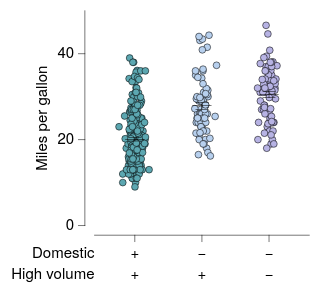

Write a Vega-Lite specification for this figure.
### Vega-Lite specification from a JSON file in a GitHub repository (floating-point values rounded to 4 significant figures; data arrays with more than 128 entries replaced by an {"elided": "..."} marker saying what was removed)
{"background": null, "config": {"arc": {"fill": "#DBDBDB", "fillOpacity": 1.0, "innerRadius": 25.0, "padAngle": 0.03, "stroke": "black", "strokeOpacity": 1, "strokeWidth": 0.25}, "area": {"fill": "#DBDBDB", "fillOpacity": 1.0, "stroke": "black", "strokeOpacity": 1, "strokeWidth": 0.25}, "axis": {"domain": true, "domainCap": "round", "domainColor": "black", "domainWidth": 0.25, "grid": false, "gridCap": "round", "gridColor": "#F1F1F1", "gridDash": [0, 0], "gridOpacity": 1.0, "gridWidth": 0.25, "labelColor": "black", "labelFont": "Helvetica Neue, HelveticaNeue, Helvetica, Arial, sans-serif", "labelFontSize": 7, "labelFontStyle": "normal", "labelFontWeight": 400, "offset": 4.5, "ticks": true, "tickCap": "round", "tickColor": "black", "tickRound": false, "tickSize": 3, "tickWidth": 0.25, "titleColor": "black", "titleFont": "Helvetica Neue, HelveticaNeue, Helvetica, Arial, sans-serif", "titleFontSize": 7, "titleFontStyle": "normal", "titleFontWeight": 400}, "axisX": {"domain": true, "labelAlign": "center", "labelAngle": 0, "labels": true, "ticks": true, "translate": 0}, "axisY": {"domain": true, "labelAlign": "right", "labelAngle": 0, "labels": true, "ticks": true, "translate": 0}, "axisRight": {"domain": true, "labelAlign": "left", "labelAngle": 0, "labels": true, "ticks": true, "translate": 0}, "axisTop": {"domain": true, "labelAlign": "center", "labelAngle": 0, "labels": true, "ticks": true, "translate": 0}, "axisBand": {"tickOffset": 0}, "bar": {"fill": "#DBDBDB", "fillOpacity": 1.0, "stroke": "black", "strokeOpacity": 1, "strokeWidth": 0.25}, "boxplot": {"size": 9.0, "ticks": {"cornerRadius": 0.25, "fill": "black", "opacity": 1, "size": 4.5, "thickness": 0.25}, "box": {"fillOpacity": 1.0, "stroke": "black", "strokeOpacity": 1, "strokeWidth": 0.25}, "median": {"cornerRadius": 0, "fill": "black", "fillOpacity": 1.0, "opacity": 1, "size": 9.0, "thickness": 0.25}, "rule": {"fill": "black", "fillOpacity": 1.0, "size": 10.0, "stroke": "black", "strokeDash": [0, 0], "strokeOpacity": 1, "strokeWidth": 0.25}, "outliers": {"color": "black", "fill": "black", "fillOpacity": 1.0, "size": 0, "stroke": "black", "strokeOpacity": 1, "strokeWidth": 0.25}}, "circle": {"fill": "black", "fillOpacity": 1.0, "size": 1.25, "stroke": null, "strokeOpacity": 1, "strokeWidth": 0.25}, "errorband": {"band": {"fillOpacity": 0.6, "stroke": null, "strokeWidth": 0.25, "strokeOpacity": 1}, "borders": {"opacity": 0, "strokeOpacity": 0.25, "strokeWidth": 1}}, "errorbar": {"opacity": 1, "rule": {"strokeDash": [0, 0], "strokeWidth": 0.25}, "ticks": {"color": "black", "cornerRadius": 0.125, "opacity": 1, "size": 6.0, "thickness": 0.25}, "thickness": 0.25}, "font": "Helvetica Neue, HelveticaNeue, Helvetica, Arial, sans-serif", "geoshape": {"fill": "#DBDBDB", "fillOpacity": 1.0, "stroke": "black", "strokeOpacity": 1, "strokeWidth": 0.25}, "header": {"labelColor": "black", "labelFont": "Helvetica Neue, HelveticaNeue, Helvetica, Arial, sans-serif", "labelFontSize": 7, "labelFontStyle": "normal", "labelFontWeight": 400, "titleColor": "black", "titleFont": "Helvetica Neue, HelveticaNeue, Helvetica, Arial, sans-serif", "titleFontSize": 7, "titleFontStyle": "normal", "titleFontWeight": 400, "titlePadding": 0}, "legend": {"disable": false, "offset": 4.5, "titlePadding": 4, "labelOffset": 2, "gradientLabelOffset": 2, "gradientLength": 50.0, "gradientThickness": 5.0, "gradientOpacity": 1.0, "gradientStrokeColor": "black", "gradientStrokeWidth": 0.25, "labelColor": "black", "labelFont": "Helvetica Neue, HelveticaNeue, Helvetica, Arial, sans-serif", "labelFontSize": 7, "labelFontStyle": "normal", "labelFontWeight": 400, "strokeColor": "black", "strokeWidth": 0, "symbolSize": 42, "symbolStrokeColor": "black", "symbolStrokeWidth": 0.25, "titleColor": "black", "titleFont": "Helvetica Neue, HelveticaNeue, Helvetica, Arial, sans-serif", "titleFontSize": 7, "titleFontStyle": "normal", "titleFontWeight": 400}, "line": {"color": "black", "stroke": "black", "strokeCap": "butt", "strokeDash": [0, 0], "strokeOpacity": 1, "strokeWidth": 0.5}, "point": {"filled": true, "fill": "#DBDBDB", "fillOpacity": 1.0, "size": 5.0, "stroke": "black", "strokeOpacity": 1, "strokeWidth": 0.25}, "range": {"category": ["#5CA7B1", "#B7D0EE", "#B7B3E4", "#B3DAB5", "#F5E1B3", "#3D727B", "#809DC7", "#867DAC", "#80A988", "#CBB17A", "#204148", "#546B94", "#584C77", "#507B5F", "#9D824D"], "diverging": {"scheme": ["#6F572A", "#876E43", "#9E875F", "#B5A17F", "#CABBA2", "#DCD6CC", "#F4F1E9", "#C9D7DA", "#9DBFC6", "#78A5AF", "#558B96", "#36717C", "#1A5762"]}, "heatmap": {"scheme": ["#32022B", "#43044D", "#4C196E", "#4D338C", "#484DA6", "#3A68BB", "#1D83CA", "#1D9CCB", "#23B5C9", "#28CDC5", "#4DE0B4", "#91EE9F"]}, "ordinal": {"scheme": ["#F1F1F1", "#DBDBDB", "#C6C6C6", "#B2B2B2", "#9D9D9D", "#898989", "#767676", "#636363", "#515151", "#404040", "#2F2F2F", "#1F1F1F"]}, "ramp": {"scheme": ["#32022B", "#43044D", "#4C196E", "#4D338C", "#484DA6", "#3A68BB", "#1D83CA", "#1D9CCB", "#23B5C9", "#28CDC5", "#4DE0B4", "#91EE9F"]}}, "rule": {"color": "black", "stroke": "black", "strokeCap": "round", "strokeDash": [2, 2], "strokeOpacity": 1, "strokeWidth": 0.25}, "scale": {"bandPaddingInner": 0.1, "bandPaddingOuter": 0.1, "round": false}, "rect": {"fill": "#DBDBDB", "fillOpacity": 1.0, "stroke": "black", "strokeOpacity": 1, "strokeWidth": 0.25}, "square": {"fill": "#DBDBDB", "fillOpacity": 1.0, "size": 10.0, "stroke": "black", "strokeOpacity": 1, "strokeWidth": 0.25}, "text": {"color": "black", "font": "Helvetica Neue, HelveticaNeue, Helvetica, Arial, sans-serif", "fontSize": 7, "fontStyle": "normal", "fontWeight": 400}, "tick": {"color": "black", "cornerRadius": 0.125, "opacity": 1.0, "size": 9.0, "thickness": 0.25}, "title": {"anchor": "middle", "frame": "group", "color": "black", "font": "Helvetica Neue, HelveticaNeue, Helvetica, Arial, sans-serif", "fontSize": 7, "fontStyle": "normal", "fontWeight": 400, "subtitleColor": "black", "subtitleFont": "Helvetica Neue, HelveticaNeue, Helvetica, Arial, sans-serif", "subtitleFontSize": "Helvetica Neue, HelveticaNeue, Helvetica, Arial, sans-serif", "subtitleFontStyle": "normal", "subtitleFontWeight": 400}, "trail": {"color": "black", "opacity": 1, "size": 0.5}, "view": {"continuousWidth": 100, "continuousHeight": 100, "discreteWidth": 100, "discreteHeight": 100, "fill": null, "stroke": null, "strokeWidth": 0.25}}, "vconcat": [{"layer": [{"data": {"name": "data-5a85ede2053d4aec77293cfb476ae07b"}, "mark": {"type": "circle", "opacity": 1.0, "size": 10.0, "stroke": "black", "strokeOpacity": 1, "strokeWidth": 0.25}, "encoding": {"color": {"field": "Origin", "legend": null, "scale": {"domain": ["USA", "Europe", "Japan"]}, "sort": ["USA", "Europe", "Japan"], "title": null, "type": "nominal"}, "x": {"axis": {"labels": false, "title": null}, "field": "Origin", "scale": {"domain": ["USA", "Europe", "Japan"]}, "sort": ["USA", "Europe", "Japan"], "title": "Origin", "type": "nominal"}, "xOffset": {"field": "jitter_x", "scale": {"domain": [-7.33, 7.33], "range": [5.17, 19.83]}, "type": "quantitative"}, "y": {"field": "Miles_per_Gallon", "title": "Miles per gallon", "type": "quantitative"}}}, {"data": {"name": "data-64e7897fd8423deef5c97d660b6d3367"}, "mark": {"type": "errorbar"}, "encoding": {"x": {"axis": {"labels": false, "title": null}, "field": "Origin", "scale": {"domain": ["USA", "Europe", "Japan"]}, "sort": ["USA", "Europe", "Japan"], "title": "Origin", "type": "nominal"}, "y": {"field": "__mean", "title": "Miles per gallon", "type": "quantitative"}, "yError": {"field": "__error"}}}, {"data": {"name": "data-64e7897fd8423deef5c97d660b6d3367"}, "mark": {"type": "tick"}, "encoding": {"x": {"axis": {"labels": false, "title": null}, "field": "Origin", "scale": {"domain": ["USA", "Europe", "Japan"]}, "sort": ["USA", "Europe", "Japan"], "title": "Origin", "type": "nominal"}, "y": {"field": "__mean", "title": "Miles per gallon", "type": "quantitative"}}}]}, {"layer": [{"data": {"name": "data-55288b6e323762ec78afe05ee4b55819"}, "mark": {"type": "text", "align": "right", "baseline": "middle", "fontSize": 7}, "encoding": {"text": {"field": "__label", "type": "nominal"}, "x": {"value": 0}, "y": {"axis": {"domain": false, "grid": false, "labels": false, "ticks": false, "title": null}, "bandPosition": 0.5, "field": "__label", "scale": {"domain": ["Domestic", "High volume"]}, "sort": ["Domestic", "High volume"], "type": "nominal"}}}, {"data": {"name": "data-9157e9f73711b5ee45df891b622c3e5a"}, "mark": {"type": "text", "align": "center", "baseline": "middle", "fontSize": 7}, "encoding": {"text": {"field": "__value", "type": "nominal"}, "x": {"axis": {"domain": false, "grid": false, "labels": false, "ticks": false, "title": null}, "field": "__category", "scale": {"domain": ["USA", "Europe", "Japan"]}, "sort": ["USA", "Europe", "Japan"], "type": "nominal"}, "y": {"axis": {"domain": false, "grid": false, "labels": false, "ticks": false, "title": null}, "bandPosition": 0.5, "field": "__label", "scale": {"domain": ["Domestic", "High volume"]}, "sort": ["Domestic", "High volume"], "type": "nominal"}}}], "height": 20, "view": {"fill": null, "stroke": null}, "width": 100}], "resolve": {"scale": {"x": "shared"}}, "spacing": 0, "$schema": "https://vega.github.io/schema/vega-lite/v6.4.1.json", "datasets": {"data-5a85ede2053d4aec77293cfb476ae07b": {"elided": "398 records"}, "data-64e7897fd8423deef5c97d660b6d3367": [{"Origin": "USA", "__mean": 20.08, "__error": 0.4058, "__dysonsphere__": 1}, {"Origin": "Japan", "__mean": 30.45, "__error": 0.6852, "__dysonsphere__": 1}, {"Origin": "Europe", "__mean": 27.89, "__error": 0.8037, "__dysonsphere__": 1}], "data-55288b6e323762ec78afe05ee4b55819": [{"__label": "Domestic", "__dysonsphere__": 1}, {"__label": "High volume", "__dysonsphere__": 1}], "data-9157e9f73711b5ee45df891b622c3e5a": [{"__label": "Domestic", "__category": "USA", "__value": "+", "__dysonsphere__": 1}, {"__label": "Domestic", "__category": "Europe", "__value": "−", "__dysonsphere__": 1}, {"__label": "Domestic", "__category": "Japan", "__value": "−", "__dysonsphere__": 1}, {"__label": "High volume", "__category": "USA", "__value": "+", "__dysonsphere__": 1}, {"__label": "High volume", "__category": "Europe", "__value": "+", "__dysonsphere__": 1}, {"__label": "High volume", "__category": "Japan", "__value": "−", "__dysonsphere__": 1}]}}
